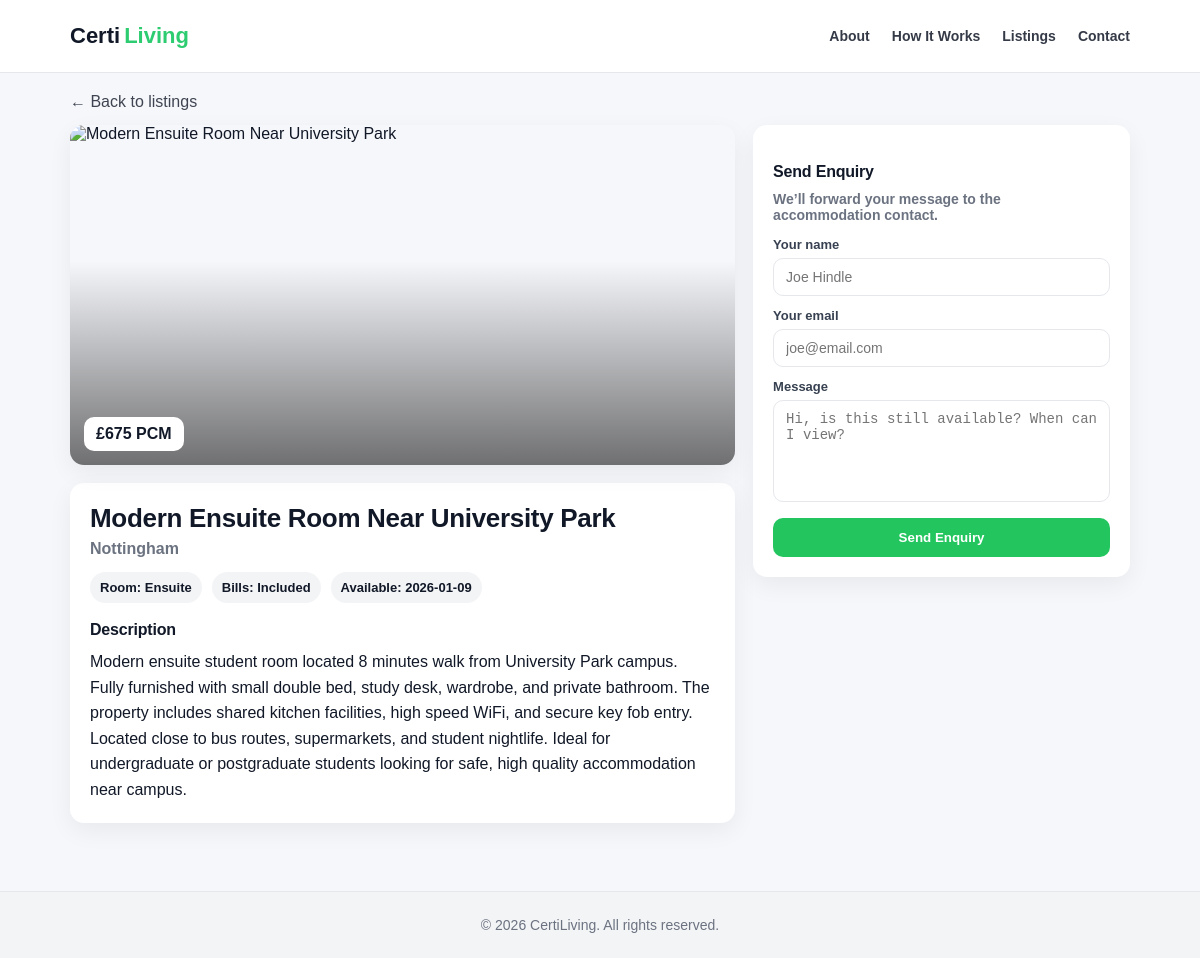
/listings/4, run on the app's committed database.
### tables this page shows
CREATE TABLE listings (
    id INTEGER PRIMARY KEY AUTOINCREMENT,

    title TEXT NOT NULL,
    description TEXT NOT NULL,

    city TEXT NOT NULL,
    address TEXT,

    rent_pcm INTEGER NOT NULL,
    deposit INTEGER,

    room_type TEXT,
    bills_included BOOLEAN DEFAULT 0,

    available_from DATE,

    photo_url TEXT,

    created TIMESTAMP DEFAULT CURRENT_TIMESTAMP
);

### app/listings.py (the view, shortened to what this page needs)
@bp.route('/listings/<int:id>', methods=('GET', 'POST'))
def detail(id):
    db = get_db()
    listing = db.execute(
        "SELECT * FROM listings WHERE id = ?",
        (id,)
    ).fetchone()
    if listing is None:
        return "Listing not found", 404
    return render_template('listings/detail.html', listing=listing)

### app/db.py (called while the page is built)
def get_db():
    if 'db' not in g:
        g.db = sqlite3.connect(
            current_app.config['DATABASE'],
            detect_types=sqlite3.PARSE_DECLTYPES
        )
        g.db.row_factory = sqlite3.Row
        g.db.execute("PRAGMA foreign_keys = ON")
    return g.db

### app/templates/listings/detail.html (shortened to what this page needs)
{% extends "base.html" %}
{% block content %}
<div class="container detail-page">
<a class="back-link" href="{{ url_for('listings.index') }}">← Back to listings</a>
<div class="detail-grid">
  <section class="detail-main">
    <div class="detail-hero">
      <img class="detail-image"
           src="{{ listing['photo_url'] if listing['photo_url'] else 'https://via.placeholder.com/900x600' }}"
           alt="{{ listing['title'] }}">
      <div class="detail-price-badge">£{{ listing['rent_pcm'] }} PCM</div>
    </div>
    <div class="detail-card">
      <h1 class="detail-title">{{ listing['title'] }}</h1>
      <p class="detail-subtitle">{{ listing['city'] }}</p>
      <div class="detail-meta">
        <div class="meta-pill">Room: {{ listing['room_type'] if listing['room_type'] else 'N/A' }}</div>
        <div class="meta-pill">
          Bills: {{ 'Included' if listing['bills_included'] else 'Not included' }}
        </div>
        <div class="meta-pill">
          Available: {{ listing['available_from'] if listing['available_from'] else 'N/A' }}
        </div>
      </div>
      <h2 class="section-title">Description</h2>
      <p class="detail-desc">{{ listing['description'] }}</p>
    </div>
  </section>
  <aside class="detail-aside">
    <div class="enquiry-card">
      <h2 class="section-title">Send Enquiry</h2>
      <p class="enquiry-hint">We’ll forward your message to the accommodation contact.</p>
      <form method="post" class="enquiry-form">
        <label class="field">
          <span>Your name</span>
          <input name="name" placeholder="Joe Hindle" required>
        </label>
        <label class="field">
          <span>Your email</span>
          <input name="email" type="email" placeholder="joe@email.com" required>
        </label>
        <label class="field">
          <span>Message</span>
          <textarea name="message" rows="5" placeholder="Hi, is this still available? When can I view?"></textarea>
        </label>
        <button class="primary-btn" type="submit">Send Enquiry</button>
      </form>
    </div>
  </aside>
</div>
</div>
{% endblock %}

### app/static/css/style.css (style rules this page uses)
:root { --max-width: 1100px; --gutter: 20px; --bg: #f6f7fb; --text: #111827; --muted: #6b7280; --accent: #2ecc71; --accent-dark: #27ae60; --border: #e5e7eb; --shadow: 0 8px 25px rgba(0,0,0,0.06); --shadow-soft: 0 4px 10px rgba(0,0,0,0.05); }
*, *::before, *::after { box-sizing: border-box; }
html { scroll-behavior: smooth; }
body { margin: 0; font-family: Arial, sans-serif; background: var(--bg); color: var(--text); min-height: 100vh; display: flex; flex-direction: column; }
.container { max-width: var(--max-width); margin: 0 auto; padding: 40px var(--gutter) 24px; }
.back-link { display: inline-block; margin-bottom: 14px; text-decoration: none; color: var(--text); opacity: 0.8; }
.detail-page { padding-top: 20px; padding-bottom: 36px; }
.detail-grid { display: grid; grid-template-columns: minmax(0, 1.5fr) minmax(320px, 0.85fr); gap: 18px; align-items: start; }
.detail-hero { position: relative; border-radius: 14px; overflow: hidden; box-shadow: var(--shadow); margin-bottom: 18px; }
.detail-image { width: 100%; height: 340px; object-fit: cover; display: block; }
.detail-price-badge { position: absolute; left: 14px; bottom: 14px; background: #fff; padding: 8px 12px; border-radius: 10px; font-weight: 800; }
.detail-card, .enquiry-card { background: #fff; border-radius: 14px; padding: 20px; box-shadow: var(--shadow); }
.detail-aside { position: sticky; top: 90px; }
.detail-title { margin: 0; font-size: 26px; letter-spacing: -0.3px; }
.detail-subtitle { margin: 6px 0 14px; color: var(--muted); font-weight: 600; }
.section-title { margin: 18px 0 10px; font-size: 16px; font-weight: 800; letter-spacing: -0.2px; }
.detail-meta { display: flex; flex-wrap: wrap; gap: 10px; margin: 10px 0 8px; }
.meta-pill { background: #f3f4f6; padding: 8px 10px; border-radius: 999px; font-weight: 700; font-size: 13px; color: var(--text); }
.detail-desc { color: var(--text); line-height: 1.6; margin: 0; }
.enquiry-hint { margin: 6px 0 14px; color: var(--muted); font-weight: 600; font-size: 14px; }
.enquiry-form { display: grid; gap: 12px; }
.field span { display: block; font-size: 13px; font-weight: 700; color: #374151; margin-bottom: 6px; }
.field input, .field textarea { width: 100%; padding: 10px 12px; border-radius: 10px; border: 1px solid var(--border); outline: none; font-size: 14px; }
.field textarea { resize: none; }
.primary-btn { background: #22c55e; color: #fff; border: none; padding: 12px 14px; border-radius: 10px; font-weight: 800; cursor: pointer; }

### data on the page
listings: rent_pcm "675", title "Modern Ensuite Room Near University Park", city "Nottingham", room_type "Ensuite", bills_included "Included", available_from "2026-01-09", description "Modern ensuite student room located 8 minutes walk from University Park campus. Fully furnished with small double bed, study desk, wardrobe, and private bathroom. The property includes shared kitchen facilities, high speed WiFi, and secure key fob entry. Located close to bus routes, supermarkets, and student nightlife. Ideal for undergraduate or postgraduate students looking for safe, high quality accommodation near campus."
